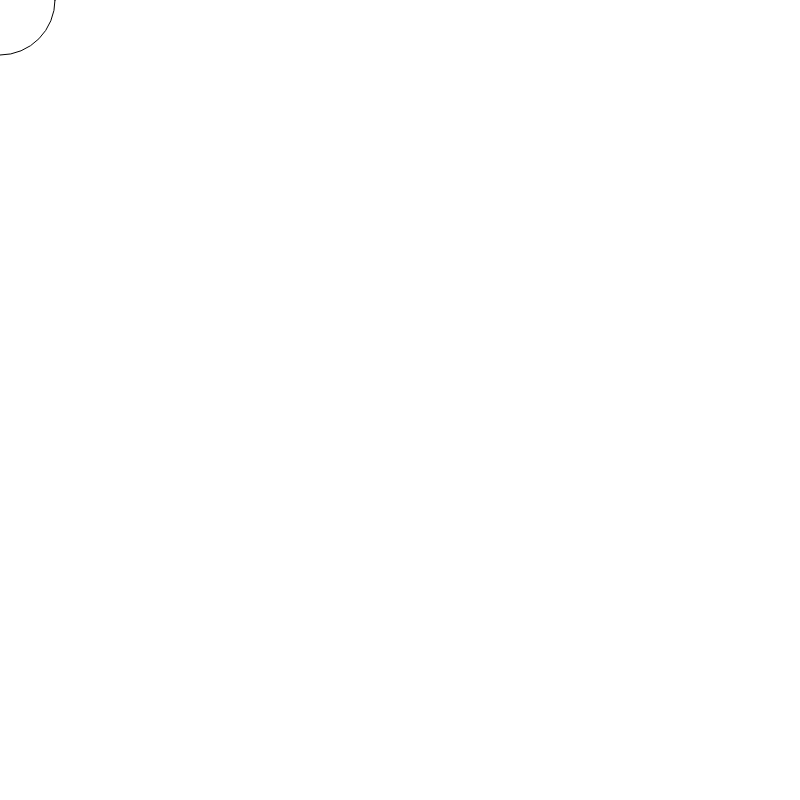
Frame 1 (no input)
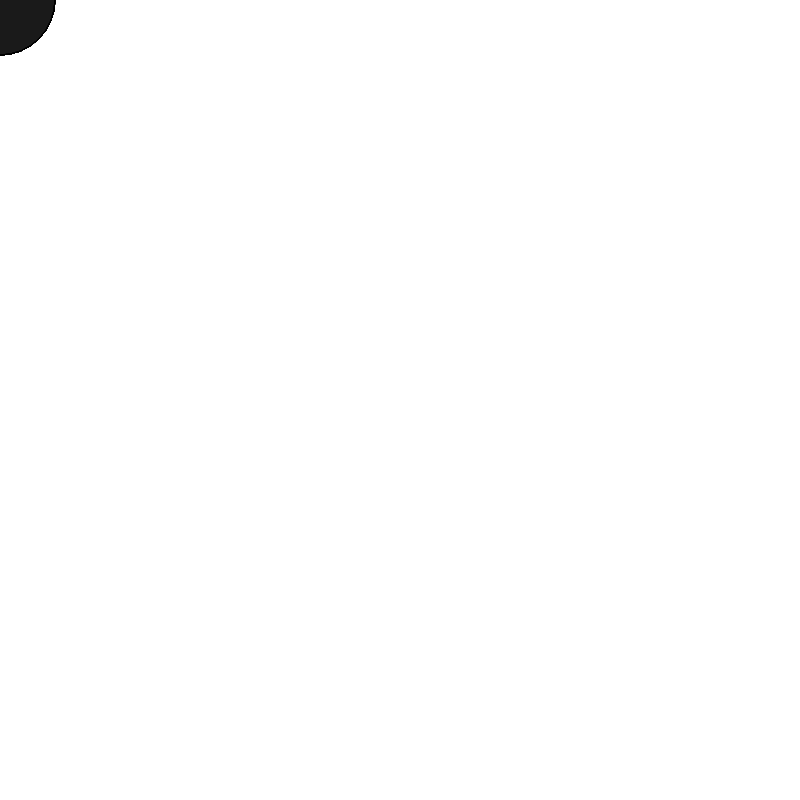
Frame 60 (no input)
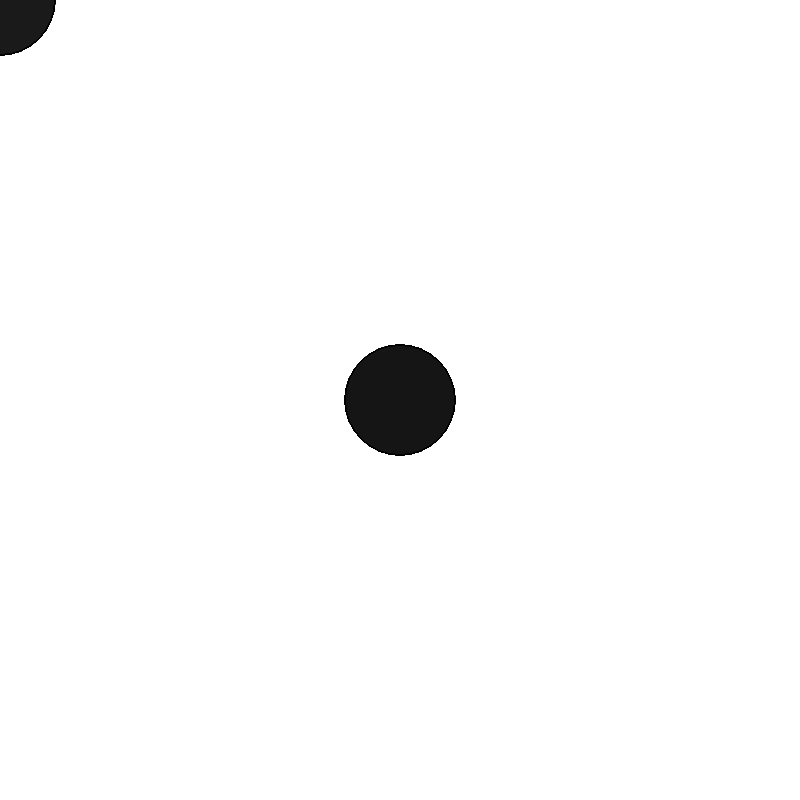
Frame 120 (the mouse pressed at the canvas centre since frame 60)

The p5.js sketch that drew these frames (run headless with seeded random() and noise() and a simulated clock; from frame 60 on, the mouse is pressed at the canvas centre):

// p5.js sketch
// ── sketch.js
function setup() {
    createCanvas( 800 , 800 ); 
}

function draw() {
    ellipse( mouseX , mouseY ,110 , 110 );
    fill(24,24,24,24);
}
